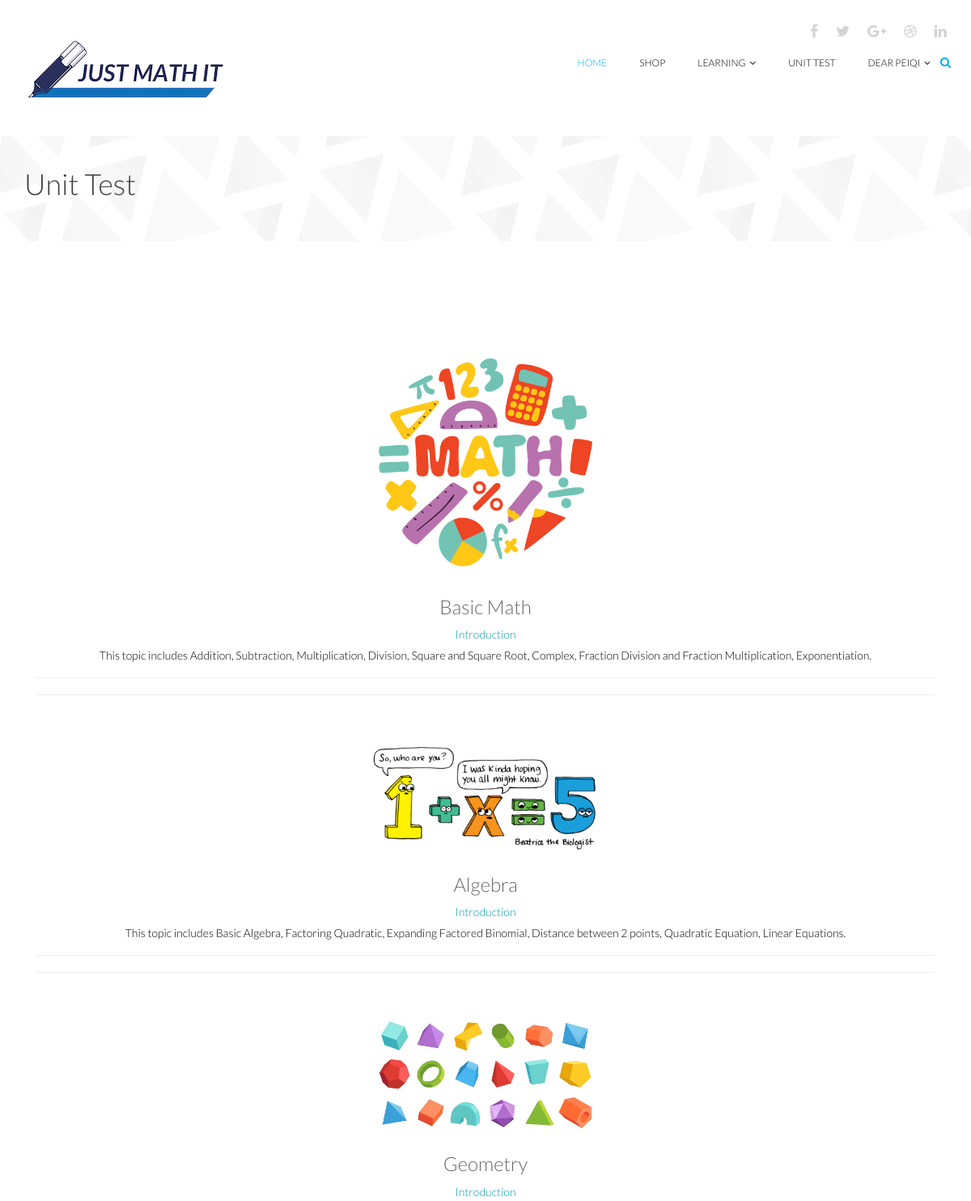
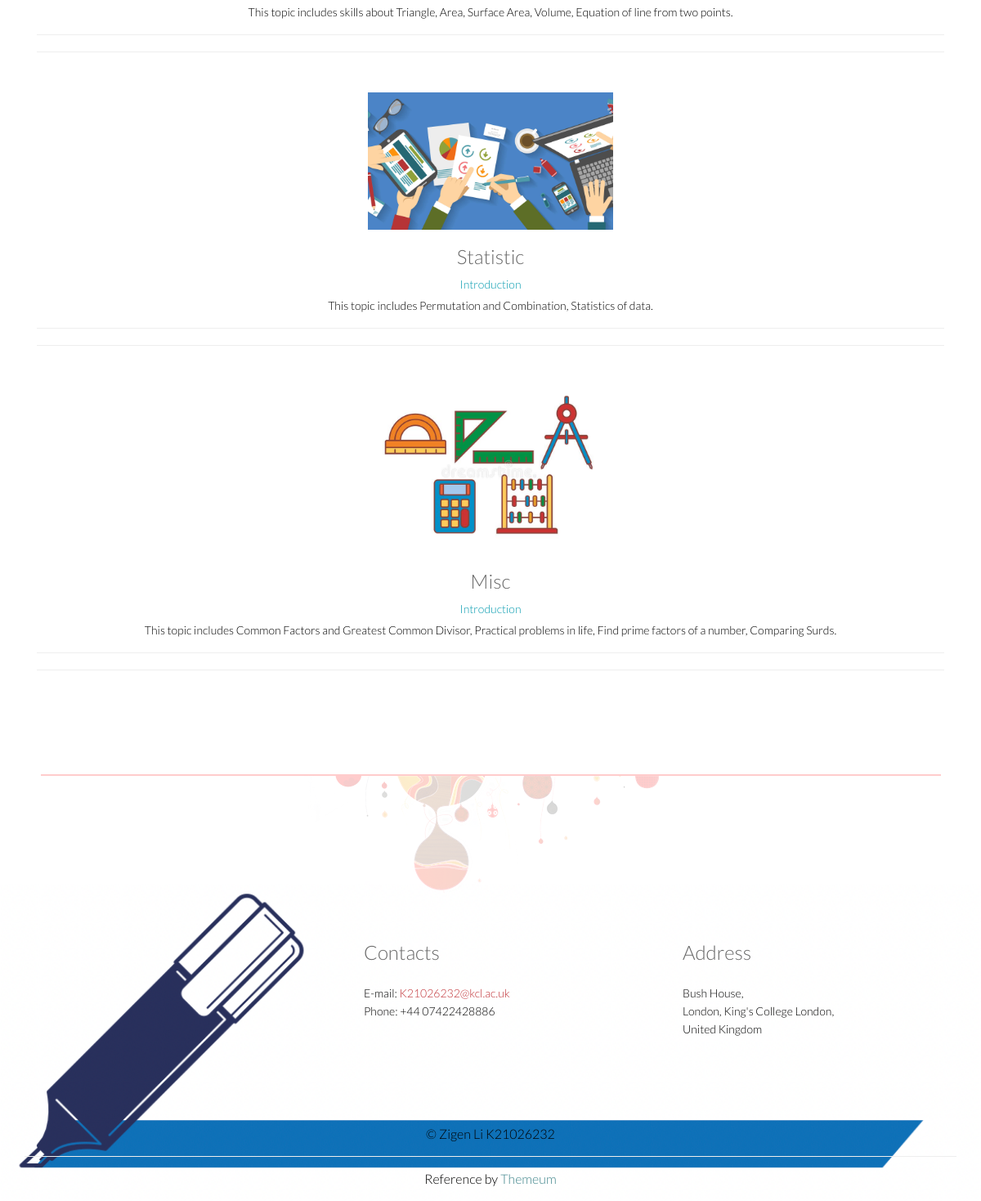
The page /unit_test_main/ (signed in) on the database its author committed (2 pictures, top to bottom).
### models.py (models this page shows)
class Student(db.Model):
    id = db.Column(db.Integer, primary_key=True)
    email = db.Column(db.String(128), index=True, unique=True)
    firstname = db.Column(db.String(128))
    lastname = db.Column(db.String(128))
    dob = db.Column(db.String(128))
    password = db.Column(db.String(128))
    gender = db.Column(db.String(128))
    phone = db.Column(db.String(128))
    address = db.Column(db.String(128))
    school = db.Column(db.String(128))
    profile_photo = db.Column(db.String(128))
    badge_name = db.Column(db.String(128))
    coins = db.Column(db.Integer(), default=20)
    time_capsule1 = db.Column(db.Integer(), default=2)
    time_capsule2 = db.Column(db.Integer(), default=2)

class Topics(db.Model):
    topic_id = db.Column(db.Integer, primary_key=True)
    topic_name = db.Column(db.String(128), index=True, unique=True)
    topic_introduction = db.Column(db.String(128), nullable=True)

### app.py (the view)
@app.route('/unit_test_main/')
def unit_test_main():
    topics = Topics.query.filter().all()
    name = session.get('NAME')
    email = session.get('EMAIL')
    if (name):
        session['NAME'] = name
        session['EMAIL'] = email
        student = Student.query.filter(Student.email == email).first()
        teacher = Teacher.query.filter(Teacher.email == email).first()
        if student:
            user = student
        if teacher:
            user = teacher
    else:
        flash("Please sign in first")
        return redirect(url_for('signin'))
    return render_template('unit_test_main.html', user=user, topics=topics)

### app.py (called while the page is built)
@app.after_request
def add_header(r):
    r.headers["Cache-Control"] = "no-cache, no-store, must-revalidate"
    r.headers["Pragma"] = "no-cache"
    r.headers["Expires"] = "0"
    r.headers['Cache-Control'] = 'public, max-age=0'
    return r

### templates/unit_test_main.html (shortened to what this page needs)
<!DOCTYPE html>
<html lang="en">
{% extends "base.html" %}
{% block mainContent %}
    <section id="page-breadcrumb">
        <div class="vertical-center sun">
             <div class="container">
                <div class="row">
                    <div class="action">
                        <div class="col-sm-12">
                            <h1 class="title">Unit Test
                            </h1>
                        </div>
                    </div>
                </div>
            </div>
        </div>
   </section>
    <section id="blog" class="padding-top">
        <div class="container">
            <div class="row">
                <div class="col-md-12 col-sm-12">
                    <div class="pagination_page">
                        <ul class="pagination">
                        {% for topic in topics %}
                             <div class="col-sm-12 col-md-12">
                                <div class="single-blog single-column">
                                    <div class="post-thumb">
                                        <a href="{{ url_for('unit_test', topic=topic.topic_name ) }}" onclick="loading()"><img src="../static/images/topics/{{ topic.topic_name }}.png" class="img-responsive" style="margin: auto; width: 300px"></a>
                                    </div>
                                    <div class="post-content overflow">
                                        <h2 class="post-title bold"><a href="{{ url_for('unit_test', topic=topic.topic_name ) }}" onclick="loading()">{{ topic.topic_name }}</a></h2>
                                        <h3 class="post-author"><a onclick="false">Introduction</a></h3>
                                        <p>{{ topic.topic_introduction }}</p>
                                        <div class="post-bottom overflow">
                                        </div>
                                    </div>
                                </div>
                            </div>
                        {% endfor %}
                        </ul>
                    </div>
                 </div>
            </div>
        </div>
    </section>
</html>
{% endblock %}

### templates/base.html (shortened to what this page needs)
<!DOCTYPE html>
<html lang="en">
<head>
    <link href="{{ url_for('static',filename='css/bootstrap.min.css') }}" rel="stylesheet">
    <link href="{{ url_for('static',filename='css/font-awesome.min.css') }}" rel="stylesheet">
    <link href="{{ url_for('static',filename='css/animate.min.css') }}" rel="stylesheet">
    <link href="{{ url_for('static',filename='css/lightbox.css') }}" rel="stylesheet">
	<link href="{{ url_for('static',filename='css/main.css') }}" rel="stylesheet">
	<link href="{{ url_for('static',filename='css/responsive.css') }}" rel="stylesheet">
    <link href="{{ url_for('static',filename='css/quiz.css') }}" rel="stylesheet">
    <link
  href="http://cdnjs.cloudflare.com/ajax/libs/font-awesome/4.3.0/css/font-awesome.css"
  rel="stylesheet"  type='text/css'>
</head>
<body>
<header id="header">
        <div class="container">
            <div class="row">
                <div class="col-sm-12 overflow">
                   <div class="social-icons pull-right">
                        <ul class="nav nav-pills">
                            <li><a href=""><i class="fa fa-facebook"></i></a></li>
                            <li><a href=""><i class="fa fa-twitter"></i></a></li>
                            <li><a href=""><i class="fa fa-google-plus"></i></a></li>
                            <li><a href=""><i class="fa fa-dribbble"></i></a></li>
                            <li><a href=""><i class="fa fa-linkedin"></i></a></li>
                        </ul>
                    </div>
                </div>
             </div>
        </div>
        <div class="navbar navbar-inverse" role="banner">
            <div class="container">
                <div class="navbar-header">
                    <a class="navbar-brand" href="{{ url_for('index') }}">
                        <h1><img src="{{ url_for("static",filename="images/logo.png") }}" alt="logo"></h1>
                    </a>
                </div>
                <div class="collapse navbar-collapse">
                    <ul class="nav navbar-nav navbar-right">
                        <li class="active"><a href="{{ url_for("index") }}">Home</a></li>
                        <li ><a href="{{ url_for("shop") }}">Shop</a></li>
                        <li class="dropdown"><a href="#">Learning<i class="fa fa-angle-down"></i></a>
                        </li>
                        <li ><a href="{{ url_for("unit_test_main") }}">Unit Test</a></li>
                        {% if user %}
                        <li class="dropdown"><a href="{{ url_for("index") }}">Dear {{ user.firstname }}<i class="fa fa-angle-down"></i></a>
                        </li>
                        {% else %}
                        <li class="dropdown"><a href="">Sign Up/Sign In<i class="fa fa-angle-down"></i></a>
                        {% endif %}
                    </ul>
                </div>
                <div class="search">
                    <form role="form">
                        <i class="fa fa-search"></i>
                    </form>
                </div>
            </div>
        </div>
    </header>
    {% block mainContent %}{% endblock %}
    <footer id="footer">
        <div class="container">
            <div class="row">
                <div class="col-sm-12 text-center bottom-separator">
                    <img src="{{ url_for('static',filename='images/home/under.png') }}" class="img-responsive inline" alt="">
                </div>
                <div class="col-md-4 col-sm-6">
                </div>
                <div class="col-md-4 col-sm-6">
                    <div class="contact-info bottom">
                        <h2>Contacts</h2>
                        <address>
                        E-mail: <a href="mailto:someone@example.com">K21026232@kcl.ac.uk</a> <br>
                        Phone: +44 07422428886 <br>
                        </address>
                    </div>
                </div>
                <div class="col-md-4 col-sm-6">
                    <div class="contact-info bottom">
                <h2>Address</h2>
                        <address>
                        Bush House, <br>
                        London, King's College London, <br>
                        United Kingdom <br>
                        </address>
                    </div>
                </div>
                <div class="col-sm-12">
                    <div class="copyright-text text-center">
                        <p>&copy; Zigen Li K21026232 </p>
                        <hr>
                        <p>Reference by <a target="_blank" href="http://www.themeum.com">Themeum</a></p>
                    </div>
                </div>
            </div>
        </div>
    </footer>
</body>
</html>

### static/css/main.css (style rules this page uses)
body { background: #fff; font-family: 'Lato', sans-serif; font-weight: 300; font-size: 14px; line-height: 22px; color: #000; }
html { height: 100%; }
a { color:#C03035; }
a { -webkit-transition: 300ms; -moz-transition: 300ms; -o-transition: 300ms; transition: 300ms; }
ul { list-style: none; }
h1, h2, h3, h4, h5, h6 { font-family: 'Lato', sans-serif; font-weight: 300; }
h1 { color: #686868; }
h2 { font-size: 24px; color: #686868; }
h3 { font-size: 18px; }
.overflow { overflow: hidden; }
.inline { display: inline-block; }
.padding-top { padding-top: 90px; }
#header { margin-bottom: 0; padding: 30px 0 60px 0; }
#header .navbar-inverse .container { position: relative; }
.search { position: absolute; top: 20px; right: 0; z-index: 1; }
.search i { color: #00aeef; cursor: pointer; position: absolute; right: 10px; top: 2px; }
.social-icons ul li { padding: 0 10px; }
.social-icons ul li:last-child { padding-right: 0; }
.social-icons ul li a { font-size: 18px; color: #d3d3d3; padding: 0; }
#header .navbar { background: #fff; border: 0; margin-bottom: 0; }
#header .navbar-brand { padding: 0; margin-left: 0; }
#header .navbar-brand h1 { padding: 0; margin: 0; }
#header .navbar-nav.navbar-right >li a { color: #000; font-size: 12px; padding: 20px; text-transform: uppercase; font-weight: 300; }
#header .navbar-inverse .navbar-nav li.active > a, #header .navbar-inverse .navbar-nav li.active > a:focus, #header .navbar-nav.navbar-right li > a:hover, .navbar-inverse .navbar-nav > .open > a { background-color: inherit; border: 0; color: #00aeef; }
.fa-angle-down { padding-left: 5px; }
#footer { padding-bottom: 5px; background-image: url(../images/home/footer.png); background-repeat: repeat-x; background-position: bottom; background-size: contain; }
#footer .bottom-separator { margin-bottom: 60px; }
.bottom > h2 { margin-top: 0; margin-bottom: 26px; }
.contact-info.bottom { padding-left: 25px; }
.bottom > address { line-height: 22px; margin-bottom: 40px; }
.copyright-text { margin-top: 70px; color: black; font-size: 16px; padding-bottom: 15px; }
.copyright-text a { color: #3e848a }
.copyright-text p { margin-bottom: 0; }
.vertical-center { display: table-cell; vertical-align: middle; width: 100%; position: statice; }
.action h1 { margin-top: 0; }
.title { color: #404040; font-weight: 300; }
#action , #page-breadcrumb { position: relative; }
#page-breadcrumb { background-image: url(../images/home/study-bg.png); background-color: #fbfafa; background-repeat: repeat-x; height: 130px; background-position: center; display: table; position: static; width: 100%; }
.post-thumb { margin: -1px -1px 0; position: relative; overflow: hidden; }
.post-content { padding: 20px 0; }
.post-title { margin-top: 0; }
.post-title a, .comments-number a { color: #686868; }
.post-content .post-author { margin-top: 0; }
.post-content .post-author a { font-weight: 300; font-size: 14px; color: #0099AE; }
.post-bottom { border-top: 1px solid #eeeeee; padding-top: 10px; margin-top: 20px; margin: 20px -20px 0; padding: 20px 20px 0; }
.single-blog { padding-bottom: 30px; }
.single-blog .post-bottom { border-bottom: 1px solid #eeeeee; padding-top: 10px; padding-bottom: 10px; }
.pagination_page { text-align: center; padding-top: 10px; padding-bottom: 55px; }

### static/css/quiz.css (style rules this page uses)
body { line-height: 1.4rem; }

### rows shown on the page
Student: firstname "PEIQI"
Topics: topic_name (picture), topic_name "Basic Math", topic_introduction "This topic includes Addition, Subtraction, Multiplication, Division, Square and Square Root, Complex, Fraction Division and Fraction Multiplication, Exponentiation."
Topics: topic_name (picture), topic_name "Algebra", topic_introduction "This topic includes Basic Algebra, Factoring Quadratic, Expanding Factored Binomial, Distance between 2 points, Quadratic Equation, Linear Equations."
Topics: topic_name (picture), topic_name "Geometry", topic_introduction "This topic includes skills about Triangle, Area, Surface Area, Volume, Equation of line from two points."
Topics: topic_name (picture), topic_name "Statistic", topic_introduction "This topic includes Permutation and Combination, Statistics of data."
Topics: topic_name (picture), topic_name "Misc", topic_introduction "This topic includes Common Factors and Greatest Common Divisor, Practical problems in life, Find prime factors of a number, Comparing Surds."
